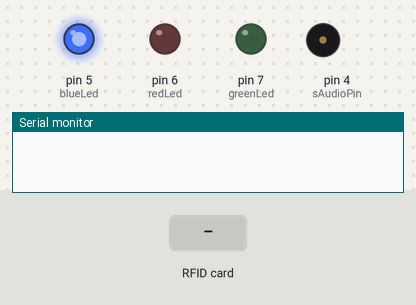
Bench run of a sketch on a simulated Arduino Uno, built with avr-gcc and run on an emulated ATmega328P. Shown: output pins drawn as LEDs (lit = HIGH), buzzer (waves = sounding), the last lines printed to the serial monitor. The test bench sets the inputs (shaded band). Pins used as bus, display or sensor lines are not drawn.

Above: at 1.2 s.
1.3 s: RFID card 5E 7A 19 C4 held to the reader
At 1.8 s:
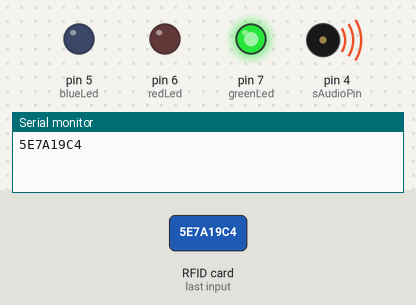
At 2.8 s:
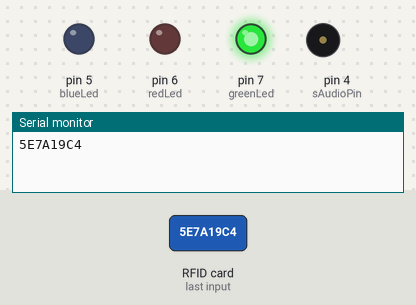
Timing chart, 0 to 4.5 s (numbered marks = the images above; inputs shaded):
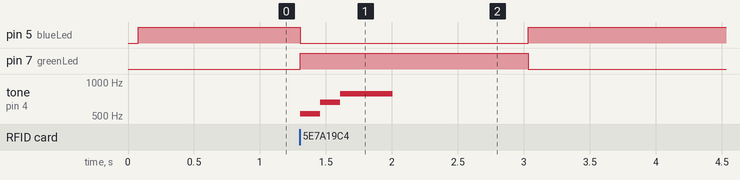

The sketch:

rfid_wifi.ino
```cpp
/*
  Nuri Erginer
  www.makerstorage.com
  credits: Omer Siar Baysal

*/

#include <SPI.h>        // RC522 Module uses SPI protocol
#include <MFRC522.h>	// Library for Mifare RC522 Devices


// #include <Servo.h>

#define NOTE_C4  262
#define NOTE_C5  523
#define NOTE_C6  1047
#define NOTE_G4  392
#define NOTE_E5  659
#define NOTE_G5  784

#define sAudioPin 4


//#define COMMON_ANODE

#ifdef COMMON_ANODE
#define LED_ON LOW
#define LED_OFF HIGH
#else
#define LED_ON HIGH
#define LED_OFF LOW
#endif

#define redLed 6		// Set Led Pins
#define greenLed 7
#define blueLed 5


#define buzzer 4      // Set Relay Pin


int successRead;    // Variable integer to keep if we have Successful Read from Reader

byte readCard[4];		// Stores scanned ID read from RFID Module


/*
	We need to define MFRC522's pins and create instance
	Pin layout should be as follows (on Arduino Uno):
	MOSI: Pin 11 / ICSP-4
	MISO: Pin 12 / ICSP-1
	SCK : Pin 13 / ICSP-3
	SS : Pin 10 (Configurable)
	RST : Pin 9 (Configurable)
	look MFRC522 Library for
	other Arduinos' pin configuration
 */

#define SS_PIN 10
#define RST_PIN 9
MFRC522 mfrc522(SS_PIN, RST_PIN);	// Create MFRC522 instance.

///////////////////////////////////////// Setup ///////////////////////////////////
void setup() {
  //Arduino Pin Configuration
  pinMode(redLed, OUTPUT);
  pinMode(greenLed, OUTPUT);
  pinMode(blueLed, OUTPUT);


  digitalWrite(redLed, LED_OFF);	// Make sure led is off
  digitalWrite(greenLed, LED_OFF);	// Make sure led is off
  digitalWrite(blueLed, LED_OFF);	// Make sure led is off

  //Protocol Configuration
  Serial.begin(115200);	 // Initialize serial communications with PC
  SPI.begin();           // MFRC522 Hardware uses SPI protocol
  mfrc522.PCD_Init();    // Initialize MFRC522 Hardware

  //If you set Antenna Gain to Max it will increase reading distance
  mfrc522.PCD_SetAntennaGain(mfrc522.RxGain_max);


}


///////////////////////////////////////// Main Loop ///////////////////////////////////
void loop () {
  do {
    successRead = getID(); 	// sets successRead to 1 when we get read from reader otherwise 0

    normalModeOn(); 		// Normal mode, blue Power LED is on, all others are off

  }
  while (!successRead); 	//the program will not go further while you not get a successful read

      digitalWrite(blueLed, LED_OFF);   // Turn off blue LED
      digitalWrite(redLed, LED_OFF);  // Turn off red LED
      digitalWrite(greenLed, LED_ON);   // Turn on green LED
      successTone();
      delay(1000);


// Serial.println("Hello123");

// delay(3000);

}


///////////////////////////////////////// Get PICC's UID ///////////////////////////////////
int getID() {
  // Getting ready for Reading PICCs
  if ( ! mfrc522.PICC_IsNewCardPresent()) { //If a new PICC placed to RFID reader continue
    return 0;
  }
  if ( ! mfrc522.PICC_ReadCardSerial()) {   //Since a PICC placed get Serial and continue
    return 0;
  }
  // There are Mifare PICCs which have 4 byte or 7 byte UID care if you use 7 byte PICC
  // I think we should assume every PICC as they have 4 byte UID
  // Until we support 7 byte PICCs
//  Serial.println(F("Scanned PICC's UID:"));
  for (int i = 0; i < 4; i++) {  //
    readCard[i] = mfrc522.uid.uidByte[i];
    Serial.print(readCard[i], HEX);
  }
  Serial.println("");
  mfrc522.PICC_HaltA(); // Stop reading
  return 1;
}


//////////////////////////////////////// Normal Mode Led  ///////////////////////////////////
void normalModeOn () {
  digitalWrite(blueLed, LED_ON); 	// Blue LED ON and ready to read card
  digitalWrite(redLed, LED_OFF); 	// Make sure Red LED is off
  digitalWrite(greenLed, LED_OFF); 	// Make sure Green LED is off

}


void myMasterTone() {
          tone(sAudioPin,NOTE_C5);
          delay(150);
          noTone(sAudioPin);
          tone(sAudioPin,NOTE_C5);
          delay(150);
          tone(sAudioPin,NOTE_C6);
          delay(400);
          noTone(sAudioPin);
}

void rejectTone(){
          tone(sAudioPin,NOTE_G4);
          delay(250);
          tone(sAudioPin,NOTE_C4);
          delay(500);
          noTone(sAudioPin);
}

void successTone(){

          tone(sAudioPin,NOTE_C5);
          delay(150);
          noTone(sAudioPin);
          tone(sAudioPin,NOTE_E5);
          delay(150);
          tone(sAudioPin,NOTE_G5);
          delay(400);
          noTone(sAudioPin);
}
```

Measured:
- after the input at 1.3 s, pin 5 (blueLed): HIGH → LOW at once, → HIGH 1.7 s later; pin 7 (greenLed): LOW → HIGH at once, → LOW 1.7 s later; tone on pin 4 (sAudioPin): silent → 523 Hz at once, → 659 Hz 0.15 s later, → 784 Hz 0.15 s later, → silent 0.40 s later
